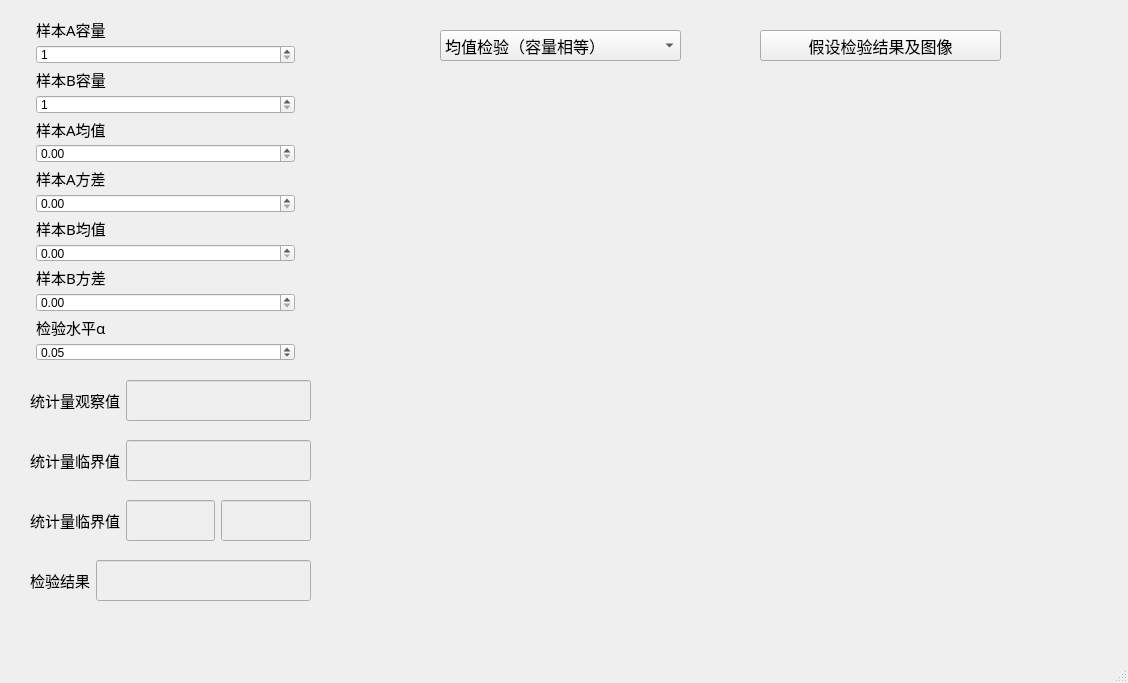
<?xml version="1.0" encoding="UTF-8"?>
<ui version="4.0">
 <class>Supposetwo</class>
 <widget class="QMainWindow" name="Supposetwo">
  <property name="geometry">
   <rect>
    <x>0</x>
    <y>0</y>
    <width>1128</width>
    <height>683</height>
   </rect>
  </property>
  <property name="windowTitle">
   <string>两个正态总体的参数假设检验</string>
  </property>
  <widget class="QWidget" name="centralwidget">
   <widget class="QPushButton" name="pushButton">
    <property name="geometry">
     <rect>
      <x>760</x>
      <y>30</y>
      <width>241</width>
      <height>31</height>
     </rect>
    </property>
    <property name="font">
     <font>
      <pointsize>12</pointsize>
     </font>
    </property>
    <property name="text">
     <string>假设检验结果及图像</string>
    </property>
   </widget>
   <widget class="Plot" name="widget" native="true">
    <property name="geometry">
     <rect>
      <x>350</x>
      <y>80</y>
      <width>731</width>
      <height>501</height>
     </rect>
    </property>
   </widget>
   <widget class="QWidget" name="layoutWidget">
    <property name="geometry">
     <rect>
      <x>30</x>
      <y>20</y>
      <width>271</width>
      <height>341</height>
     </rect>
    </property>
    <layout class="QVBoxLayout" name="verticalLayout">
     <property name="leftMargin">
      <number>6</number>
     </property>
     <property name="rightMargin">
      <number>6</number>
     </property>
     <item>
      <widget class="QLabel" name="label_8">
       <property name="sizePolicy">
        <sizepolicy hsizetype="Preferred" vsizetype="Expanding">
         <horstretch>0</horstretch>
         <verstretch>0</verstretch>
        </sizepolicy>
       </property>
       <property name="font">
        <font>
         <family>Agency FB</family>
         <pointsize>11</pointsize>
        </font>
       </property>
       <property name="text">
        <string>样本A容量</string>
       </property>
      </widget>
     </item>
     <item>
      <widget class="QSpinBox" name="spinBox">
       <property name="sizePolicy">
        <sizepolicy hsizetype="Minimum" vsizetype="Expanding">
         <horstretch>0</horstretch>
         <verstretch>0</verstretch>
        </sizepolicy>
       </property>
       <property name="minimum">
        <number>1</number>
       </property>
       <property name="maximum">
        <number>999999999</number>
       </property>
      </widget>
     </item>
     <item>
      <widget class="QLabel" name="label_12">
       <property name="sizePolicy">
        <sizepolicy hsizetype="Preferred" vsizetype="Expanding">
         <horstretch>0</horstretch>
         <verstretch>0</verstretch>
        </sizepolicy>
       </property>
       <property name="font">
        <font>
         <family>Agency FB</family>
         <pointsize>11</pointsize>
        </font>
       </property>
       <property name="text">
        <string>样本B容量</string>
       </property>
      </widget>
     </item>
     <item>
      <widget class="QSpinBox" name="spinBox_2">
       <property name="sizePolicy">
        <sizepolicy hsizetype="Minimum" vsizetype="Expanding">
         <horstretch>0</horstretch>
         <verstretch>0</verstretch>
        </sizepolicy>
       </property>
       <property name="minimum">
        <number>1</number>
       </property>
       <property name="maximum">
        <number>999999999</number>
       </property>
      </widget>
     </item>
     <item>
      <widget class="QLabel" name="label_6">
       <property name="sizePolicy">
        <sizepolicy hsizetype="Preferred" vsizetype="Expanding">
         <horstretch>0</horstretch>
         <verstretch>0</verstretch>
        </sizepolicy>
       </property>
       <property name="font">
        <font>
         <family>Agency FB</family>
         <pointsize>11</pointsize>
        </font>
       </property>
       <property name="text">
        <string>样本A均值</string>
       </property>
      </widget>
     </item>
     <item>
      <widget class="QDoubleSpinBox" name="doubleSpinBox_4">
       <property name="sizePolicy">
        <sizepolicy hsizetype="Minimum" vsizetype="Expanding">
         <horstretch>0</horstretch>
         <verstretch>0</verstretch>
        </sizepolicy>
       </property>
       <property name="maximum">
        <double>999999999999999939709166371603178586112.000000000000000</double>
       </property>
      </widget>
     </item>
     <item>
      <widget class="QLabel" name="label_7">
       <property name="sizePolicy">
        <sizepolicy hsizetype="Preferred" vsizetype="Expanding">
         <horstretch>0</horstretch>
         <verstretch>0</verstretch>
        </sizepolicy>
       </property>
       <property name="font">
        <font>
         <family>Agency FB</family>
         <pointsize>11</pointsize>
        </font>
       </property>
       <property name="text">
        <string>样本A方差</string>
       </property>
      </widget>
     </item>
     <item>
      <widget class="QDoubleSpinBox" name="doubleSpinBox_5">
       <property name="sizePolicy">
        <sizepolicy hsizetype="Minimum" vsizetype="Expanding">
         <horstretch>0</horstretch>
         <verstretch>0</verstretch>
        </sizepolicy>
       </property>
       <property name="maximum">
        <double>10000000000000000303786028427003666890752.000000000000000</double>
       </property>
      </widget>
     </item>
     <item>
      <widget class="QLabel" name="label_11">
       <property name="sizePolicy">
        <sizepolicy hsizetype="Preferred" vsizetype="Expanding">
         <horstretch>0</horstretch>
         <verstretch>0</verstretch>
        </sizepolicy>
       </property>
       <property name="font">
        <font>
         <family>Agency FB</family>
         <pointsize>11</pointsize>
        </font>
       </property>
       <property name="text">
        <string>样本B均值</string>
       </property>
      </widget>
     </item>
     <item>
      <widget class="QDoubleSpinBox" name="doubleSpinBox_8">
       <property name="sizePolicy">
        <sizepolicy hsizetype="Minimum" vsizetype="Expanding">
         <horstretch>0</horstretch>
         <verstretch>0</verstretch>
        </sizepolicy>
       </property>
       <property name="maximum">
        <double>9999999999999999455752309870428160.000000000000000</double>
       </property>
      </widget>
     </item>
     <item>
      <widget class="QLabel" name="label_5">
       <property name="sizePolicy">
        <sizepolicy hsizetype="Preferred" vsizetype="Expanding">
         <horstretch>0</horstretch>
         <verstretch>0</verstretch>
        </sizepolicy>
       </property>
       <property name="font">
        <font>
         <family>Agency FB</family>
         <pointsize>11</pointsize>
        </font>
       </property>
       <property name="text">
        <string>样本B方差</string>
       </property>
      </widget>
     </item>
     <item>
      <widget class="QDoubleSpinBox" name="doubleSpinBox_7">
       <property name="sizePolicy">
        <sizepolicy hsizetype="Minimum" vsizetype="Expanding">
         <horstretch>0</horstretch>
         <verstretch>0</verstretch>
        </sizepolicy>
       </property>
       <property name="maximum">
        <double>1000000000000000044885712678075916785549312.000000000000000</double>
       </property>
      </widget>
     </item>
     <item>
      <widget class="QLabel" name="label_2">
       <property name="sizePolicy">
        <sizepolicy hsizetype="Preferred" vsizetype="Expanding">
         <horstretch>0</horstretch>
         <verstretch>0</verstretch>
        </sizepolicy>
       </property>
       <property name="font">
        <font>
         <family>Agency FB</family>
         <pointsize>11</pointsize>
        </font>
       </property>
       <property name="text">
        <string>检验水平α</string>
       </property>
      </widget>
     </item>
     <item>
      <widget class="QDoubleSpinBox" name="doubleSpinBox">
       <property name="sizePolicy">
        <sizepolicy hsizetype="Minimum" vsizetype="Expanding">
         <horstretch>0</horstretch>
         <verstretch>0</verstretch>
        </sizepolicy>
       </property>
       <property name="maximum">
        <double>1.000000000000000</double>
       </property>
       <property name="singleStep">
        <double>0.010000000000000</double>
       </property>
       <property name="value">
        <double>0.050000000000000</double>
       </property>
      </widget>
     </item>
    </layout>
   </widget>
   <widget class="QWidget" name="layoutWidget">
    <property name="geometry">
     <rect>
      <x>30</x>
      <y>560</y>
      <width>281</width>
      <height>41</height>
     </rect>
    </property>
    <layout class="QHBoxLayout" name="horizontalLayout">
     <item>
      <widget class="QLabel" name="label">
       <property name="font">
        <font>
         <family>Agency FB</family>
         <pointsize>11</pointsize>
        </font>
       </property>
       <property name="text">
        <string>检验结果</string>
       </property>
      </widget>
     </item>
     <item>
      <widget class="QLineEdit" name="lineEdit_6">
       <property name="enabled">
        <bool>false</bool>
       </property>
       <property name="sizePolicy">
        <sizepolicy hsizetype="Expanding" vsizetype="Expanding">
         <horstretch>0</horstretch>
         <verstretch>0</verstretch>
        </sizepolicy>
       </property>
      </widget>
     </item>
    </layout>
   </widget>
   <widget class="QWidget" name="layoutWidget">
    <property name="geometry">
     <rect>
      <x>30</x>
      <y>440</y>
      <width>281</width>
      <height>41</height>
     </rect>
    </property>
    <layout class="QHBoxLayout" name="horizontalLayout_2">
     <item>
      <widget class="QLabel" name="label_3">
       <property name="sizePolicy">
        <sizepolicy hsizetype="Preferred" vsizetype="Expanding">
         <horstretch>0</horstretch>
         <verstretch>0</verstretch>
        </sizepolicy>
       </property>
       <property name="font">
        <font>
         <family>Agency FB</family>
         <pointsize>11</pointsize>
        </font>
       </property>
       <property name="text">
        <string>统计量临界值</string>
       </property>
      </widget>
     </item>
     <item>
      <widget class="QLineEdit" name="lineEdit_8">
       <property name="enabled">
        <bool>false</bool>
       </property>
       <property name="sizePolicy">
        <sizepolicy hsizetype="Expanding" vsizetype="Expanding">
         <horstretch>0</horstretch>
         <verstretch>0</verstretch>
        </sizepolicy>
       </property>
       <property name="maxLength">
        <number>5</number>
       </property>
      </widget>
     </item>
    </layout>
   </widget>
   <widget class="QWidget" name="layoutWidget">
    <property name="geometry">
     <rect>
      <x>30</x>
      <y>380</y>
      <width>281</width>
      <height>41</height>
     </rect>
    </property>
    <layout class="QHBoxLayout" name="horizontalLayout_3">
     <item>
      <widget class="QLabel" name="label_9">
       <property name="font">
        <font>
         <family>Agency FB</family>
         <pointsize>11</pointsize>
        </font>
       </property>
       <property name="text">
        <string>统计量观察值</string>
       </property>
      </widget>
     </item>
     <item>
      <widget class="QLineEdit" name="lineEdit_9">
       <property name="enabled">
        <bool>false</bool>
       </property>
       <property name="sizePolicy">
        <sizepolicy hsizetype="Expanding" vsizetype="Expanding">
         <horstretch>0</horstretch>
         <verstretch>0</verstretch>
        </sizepolicy>
       </property>
       <property name="maxLength">
        <number>5</number>
       </property>
      </widget>
     </item>
    </layout>
   </widget>
   <widget class="QWidget" name="layoutWidget_2">
    <property name="geometry">
     <rect>
      <x>30</x>
      <y>500</y>
      <width>281</width>
      <height>41</height>
     </rect>
    </property>
    <layout class="QHBoxLayout" name="horizontalLayout_4">
     <item>
      <widget class="QLabel" name="label_10">
       <property name="sizePolicy">
        <sizepolicy hsizetype="Preferred" vsizetype="Expanding">
         <horstretch>0</horstretch>
         <verstretch>0</verstretch>
        </sizepolicy>
       </property>
       <property name="font">
        <font>
         <family>Agency FB</family>
         <pointsize>11</pointsize>
        </font>
       </property>
       <property name="text">
        <string>统计量临界值</string>
       </property>
      </widget>
     </item>
     <item>
      <widget class="QLineEdit" name="lineEdit_11">
       <property name="enabled">
        <bool>false</bool>
       </property>
       <property name="sizePolicy">
        <sizepolicy hsizetype="Expanding" vsizetype="Expanding">
         <horstretch>0</horstretch>
         <verstretch>0</verstretch>
        </sizepolicy>
       </property>
       <property name="maxLength">
        <number>5</number>
       </property>
      </widget>
     </item>
     <item>
      <widget class="QLineEdit" name="lineEdit_10">
       <property name="enabled">
        <bool>false</bool>
       </property>
       <property name="sizePolicy">
        <sizepolicy hsizetype="Expanding" vsizetype="Expanding">
         <horstretch>0</horstretch>
         <verstretch>0</verstretch>
        </sizepolicy>
       </property>
       <property name="maxLength">
        <number>5</number>
       </property>
      </widget>
     </item>
    </layout>
   </widget>
   <widget class="QComboBox" name="comboBox">
    <property name="geometry">
     <rect>
      <x>440</x>
      <y>30</y>
      <width>241</width>
      <height>31</height>
     </rect>
    </property>
    <property name="font">
     <font>
      <family>Agency FB</family>
      <pointsize>12</pointsize>
     </font>
    </property>
    <item>
     <property name="text">
      <string>均值检验（容量相等）</string>
     </property>
    </item>
    <item>
     <property name="text">
      <string>均值检验（方差相等）</string>
     </property>
    </item>
    <item>
     <property name="text">
      <string>方差检验（相等）</string>
     </property>
    </item>
    <item>
     <property name="text">
      <string>方差检验（比较）</string>
     </property>
    </item>
   </widget>
  </widget>
  <widget class="QMenuBar" name="menubar">
   <property name="geometry">
    <rect>
     <x>0</x>
     <y>0</y>
     <width>1128</width>
     <height>22</height>
    </rect>
   </property>
  </widget>
  <widget class="QStatusBar" name="statusbar"/>
 </widget>
 <customwidgets>
  <customwidget>
   <class>Plot</class>
   <extends>QWidget</extends>
   <header location="global">Plot</header>
   <container>1</container>
  </customwidget>
 </customwidgets>
 <resources/>
 <connections/>
</ui>
